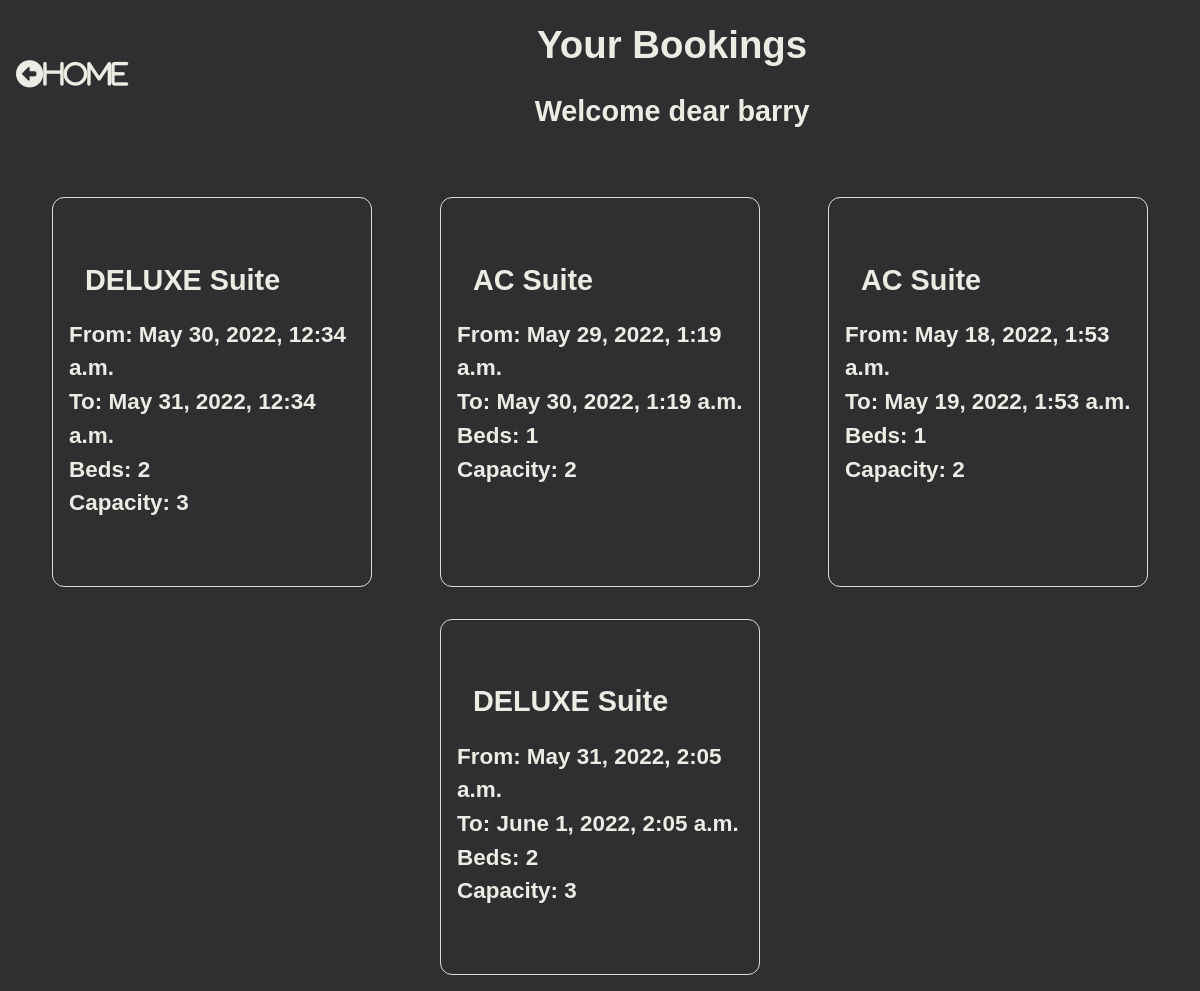
/booking_list/ (signed in), run on the app's committed database.
### hotel/models.py (models this page shows, shortened)
class Booking(models.Model):
    user=models.ForeignKey(settings.AUTH_USER_MODEL,
                        on_delete=models.CASCADE)
    room=models.ForeignKey(Room,on_delete=models.CASCADE)
    check_in=models.DateTimeField()
    check_out=models.DateTimeField()
    def get_room_category(self):
        room_categories=dict(self.room.ROOM_CATEGORIES)
        room_category=room_categories.get(self.room.category)
        return room_category
    def get_cancel_booking_url(self):
        return reverse_lazy('hotel:CancelBookingView',args=[self.pk, ])

class Room(models.Model):
    ROOM_CATEGORIES=(
        ('YAC','AC'),
        ('NAC','NON-AC'),
        ('DEL','DELUXE'),
        ('KIN','KING'),
        ('QUE','QUEEN'),
    )
    number=models.IntegerField()
    category=models.CharField(max_length=3,choices=ROOM_CATEGORIES)
    beds=models.IntegerField()
    capacity=models.IntegerField()

### hotel/views.py (the view)
# urls.py: path('booking_list/', BookingListView.as_view(), name='BookingListView'),
class BookingListView(ListView):
    model=Booking
    template_name="booking_list_view.html"
    def get_queryset(self,*args,**kwargs):
        if self.request.user.is_staff:
            booking_list=Booking.objects.all()
            return booking_list
        else:
            booking_list=Booking.objects.filter(user=self.request.user)
            return booking_list

### hotel/templates/booking_list_view.html (shortened to what this page needs)
{% load static %}
<!DOCTYPE html>
<html lang="en">
<head>
    <link rel="stylesheet" href="{% static 'hotel/css/booking_list_view.css' %}">
</head>
<body>
    <div class="content">
        <div class="header">
            <div class="headings">
                <h1>Your Bookings</h1>
                <h2>Welcome dear {{user}}</h2>
            </div>
            <div class="home">
                <div class="home">
                    <a href="{% url 'hotel:RoomListView' %}"><i class="fas fa-arrow-alt-circle-left">Home</i></a>
                </div>
            </div>
        </div>
        <div class="bookings">
            {% for booking in booking_list %}
            <div class="booking">
                <div class="category">
                    <h2>{{booking.get_room_category}} Suite</h2>
                </div>
                <div class="from">
                    <h3>From: {{booking.check_in}}</h3>
                </div>
                <div class="to">
                    <h3>To: {{booking.check_out}}</h3>
                </div>
                <div class="beds">
                    <h3>Beds: {{booking.room.beds}}</h3>
                </div>
                <div class="capacity">
                    <h3>Capacity: {{booking.room.capacity}}</h3>
                </div>
                <div class="cancel"><a href="{{booking.get_cancel_booking_url}}" class="invisible"></a></div>
            </div>
            {% endfor %}
        </div>
</body>
</html>

### hotel/static/hotel/css/booking_list_view.css (style rules this page uses)
* { padding:0; margin:0; box-sizing: border-box; }
body { font-family: sans-serif; background-color: rgb(46, 47, 48); color: rgb(236, 235, 228); line-height: 1.5; font-size: 1.2rem; text-align: center; }
.content { display: flex; flex-direction: column; }
.header { flex: 1; display: flex; flex-flow: row-reverse wrap; justify-content: space-evenly; align-items: center; }
.headings { flex:1.5; }
.home { flex:0.1; }
.bookings { margin-top: 2rem; flex:1; display: flex; flex-direction: row; flex-wrap: wrap; justify-content: space-evenly; }
.booking { flex:1; max-width:20vw; min-width: 20rem; text-align: left; border: 1px solid #dbdbdb; padding:1rem; border-radius: 0.75rem; margin:1rem; }
a i { margin: 1rem; color:rgb(236, 235, 228); text-decoration: none; }
.home a i { font-size: 1.7rem; }
h1,h2 { margin:1rem; }

### data on the page
Booking: get_room_category "DELUXE", check_in "May 30, 2022, 12:34 a.m.", check_out "May 31, 2022, 12:34 a.m.", room.beds "2", room.capacity "3"
Booking: get_room_category "AC", check_in "May 29, 2022, 1:19 a.m.", check_out "May 30, 2022, 1:19 a.m.", room.beds "1", room.capacity "2"
Booking: get_room_category "AC", check_in "May 18, 2022, 1:53 a.m.", check_out "May 19, 2022, 1:53 a.m.", room.beds "1", room.capacity "2"
Booking: get_room_category "DELUXE", check_in "May 31, 2022, 2:05 a.m.", check_out "June 1, 2022, 2:05 a.m.", room.beds "2", room.capacity "3"

### other printed values
{{ user }} "barry"
